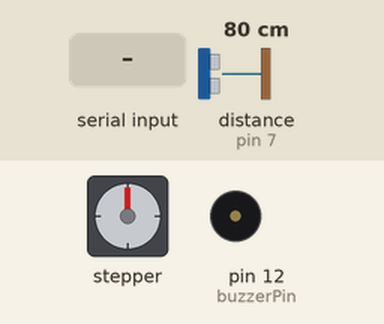
This sketch was run on a simulated Arduino Uno, built with avr-gcc and run on an emulated ATmega328P. On the bench: stepper motor, buzzer (waves = sounding). The inputs (shaded band) are chosen by the test bench; at power-on: distance to the obstacle (sensor on pin 7) 80 cm. The echo pulse lasts 58.3 µs per cm; stepper angles assume 4096 steps per turn; what the sketch prints to the serial monitor is not drawn.

Above: at 1.2 s.
1.3 s: "T" received over Serial
At 2.16 s:
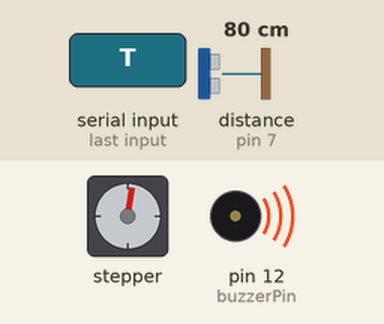
At 2.79 s:
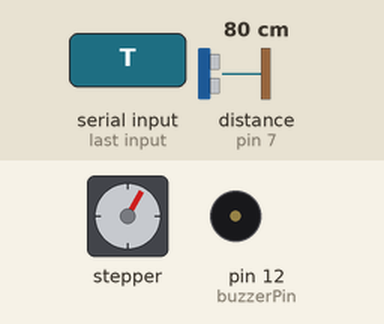
4.3 s: distance to the obstacle (sensor on pin 7) set to 2 cm
At 4.6 s:
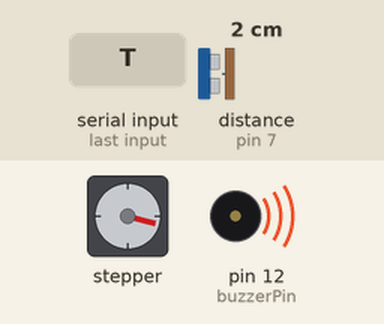
7.3 s: distance to the obstacle (sensor on pin 7) set to 4 cm
10.3 s: distance to the obstacle (sensor on pin 7) set to 60 cm
Timing chart, 0 to 44.2 s (numbered marks = the images above; inputs shaded):
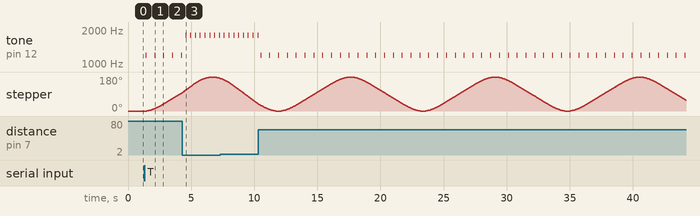

The sketch:

radarArduino.ino
```cpp
#include <AccelStepper.h>

// Test comment

//  STEPPER SETUP
// 28BYJ-48 via ULN2003 driver board, half-step mode: 4096 steps per full revolution
const int STEPS_PER_REV = 4096;
const int SWEEP_STEPS = STEPS_PER_REV / 2; // 180 degrees = 2048 steps

AccelStepper stepper(AccelStepper::HALF4WIRE, 8, 10, 9, 11);

// ULTRASONIC
const int trigPin = 6;
const int echoPin = 7;
const int MAX_RANGE_CM = 40;

long lastSampleStep = 0;
const int SAMPLE_EVERY_N_STEPS = 4; // read distance every N steps instead of every step

//  BUZZER
const int buzzerPin = 12;

// zone boundaries - match the pygame radar's range rings (40cm, 27cm, 13cm)
const int ZONE_NEAR_CM = 13; // 0-13cm  -> near zone
const int ZONE_MID_CM  = 27; // 13-27cm -> mid zone
                              // 27-40cm -> far zone

// hysteresis buffer - once in a closer zone, distance must grow past
// (boundary + HYSTERESIS_CM) before switching back out, so a reading
// sitting right on a boundary doesn't flicker between tones
const int HYSTERESIS_CM = 2;

long lastDist = -1; // most recent raw distance reading, -1 = nothing in range

// current zone: 0 = calm (nothing), 1 = far, 2 = mid, 3 = near
int currentZone = 0;

bool buzzerOn = false; // tracks whether tone() is currently active, to avoid restarting it every loop

// RUN/PAUSE STATE
// Controlled by the Python side: space bar sends 'T' to toggle this.
bool running = false;

long readDistanceCM() {
  digitalWrite(trigPin, LOW);
  delayMicroseconds(2);
  digitalWrite(trigPin, HIGH);
  delayMicroseconds(10);
  digitalWrite(trigPin, LOW);

  // timeout scaled roughly to MAX_RANGE_CM (speed of sound ~0.034 cm/us, round trip)
  long duration = pulseIn(echoPin, HIGH, 2500UL);
  if (duration == 0) return -1; // no echo / out of range

  return duration * 0.034 / 2;
}

// Determines which zone we're in
// removes flicker between tones
void updateZone(long dist) {
  if (dist < 0) {
    currentZone = 0; // calm - nothing detected
    return;
  }

  switch (currentZone) {
    case 0:
    case 1:
      if (dist <= ZONE_NEAR_CM) currentZone = 3;
      else if (dist <= ZONE_MID_CM) currentZone = 2;
      else currentZone = 1;
      break;

    case 2:
      if (dist <= ZONE_NEAR_CM) currentZone = 3;
      else if (dist > ZONE_MID_CM + HYSTERESIS_CM) currentZone = 1;
      // else stays mid
      break;

    case 3:
      if (dist > ZONE_NEAR_CM + HYSTERESIS_CM) {
        currentZone = (dist <= ZONE_MID_CM) ? 2 : 1;
      }
      // else stays near
      break;
  }
}


void updateBuzzer() {
  unsigned long now = millis();

  unsigned int freq;
  unsigned int period;
  const unsigned int BEEP_ON_MS = 60; // same beep length in every zone

  switch (currentZone) {
    case 0: // calm - nothing detected
      freq = 1200;
      period = 700;
      break;

    case 1: // far zone (27-40cm) - same relaxed rhythm as calm, just a different note
      freq = 1000;
      period = 700;
      break;

    case 2: // mid zone (13-27cm) - distinct tone, a little faster
      freq = 1400;
      period = 500;
      break;

    case 3:
      freq = 1800;
      period = 380; // fast enough to feel urgent, still clearly separate beeps
      break;
  }

  unsigned long phase = now % period;
  if (phase < BEEP_ON_MS) {
    if (!buzzerOn) {
      tone(buzzerPin, freq);
      buzzerOn = true;
    }
  } else {
    if (buzzerOn) {
      noTone(buzzerPin);
      buzzerOn = false;
    }
  }
}

void setup() {
  Serial.begin(115200);

  pinMode(trigPin, OUTPUT);
  pinMode(echoPin, INPUT);
  pinMode(buzzerPin, OUTPUT);

  stepper.setMaxSpeed(600);      // steps/sec - raise for a faster sweep
  stepper.setAcceleration(400);  // steps/sec^2 - smooths out the direction reversals
  stepper.moveTo(SWEEP_STEPS);
}

void loop() {
  // CHECK FOR START/PAUSE COMMAND
  if (Serial.available() > 0) {
    char cmd = Serial.read();
    if (cmd == 'T') {
      running = !running;
    }
  }

  // stay idle (motor holds position, no data sent) until toggled on
  if (!running) {
    if (buzzerOn) {
      noTone(buzzerPin);
      buzzerOn = false;
    }
    return;
  }

  stepper.run(); // non-blocking; must be called as often as possible

  // reverse sweep direction once each end is reached
  if (stepper.distanceToGo() == 0) {
    if (stepper.currentPosition() >= SWEEP_STEPS) {
      stepper.moveTo(0);
    } else {
      stepper.moveTo(SWEEP_STEPS);
    }
  }

  long currentStep = stepper.currentPosition();

  // only take a distance reading (and send data) every N steps,
  // so the sweep speed doesn't depend on how long pulseIn() takes
  if (abs(currentStep - lastSampleStep) >= SAMPLE_EVERY_N_STEPS) {
    lastSampleStep = currentStep;

    long dist = readDistanceCM();
    if (dist < 0 || dist > MAX_RANGE_CM) dist = -1;
    lastDist = dist;

    updateZone(dist); // decides which of the 4 zones we're in

    float angle = (float)currentStep / SWEEP_STEPS * 180.0;

    Serial.print(angle, 1);
    Serial.print(",");
    Serial.println(dist);
  }

  updateBuzzer();
}
```

Measured:
- after the input at 1.3 s, tone on pin 12 (buzzerPin): alternates 1200 Hz for 0.06 s and silent for 0.64 s, starting after 0.10 s; stepper: keeps turning clockwise at about 35°/s, starting after 0.18 s
- after the input at 4.3 s, tone on pin 12 (buzzerPin): alternates 1800 Hz for 0.06 s and silent for 0.32 s, starting after 0.26 s
